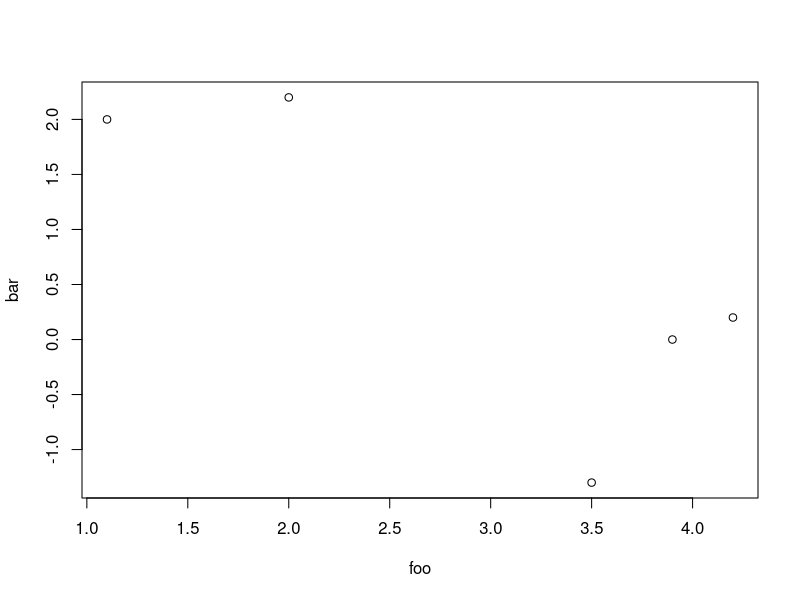
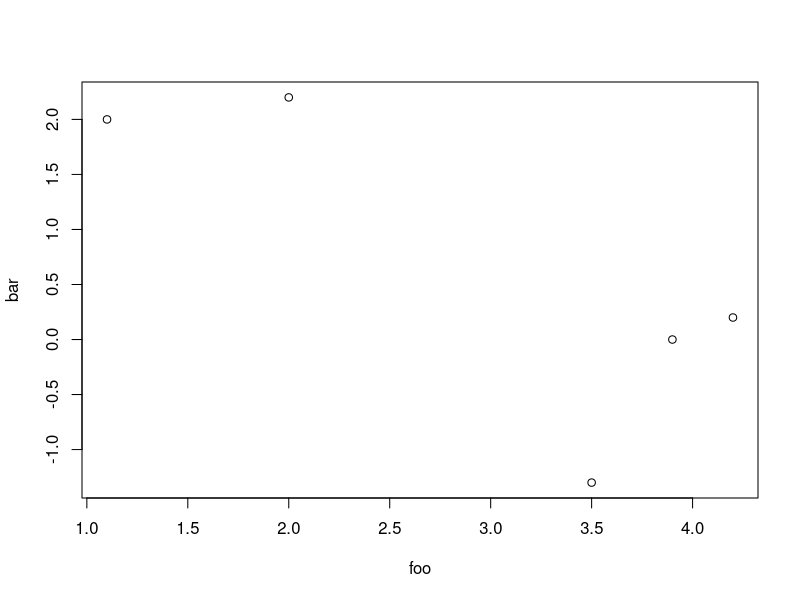
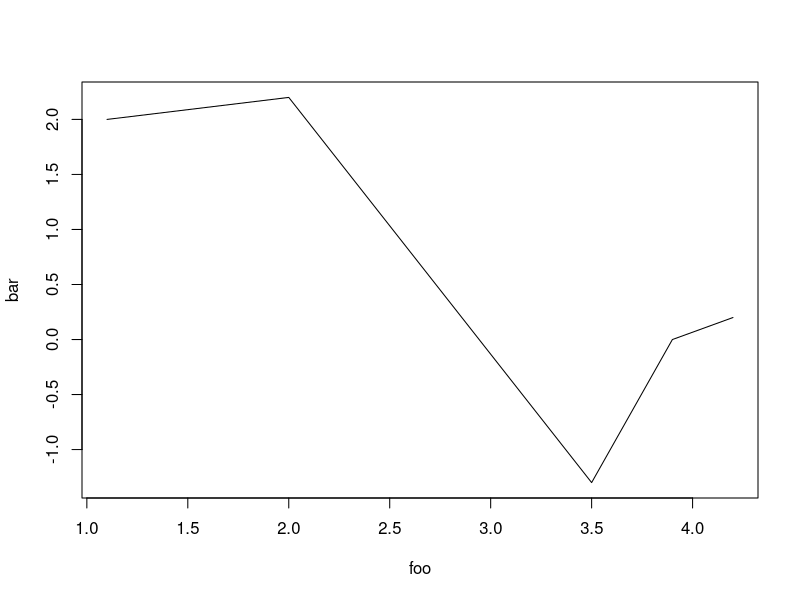
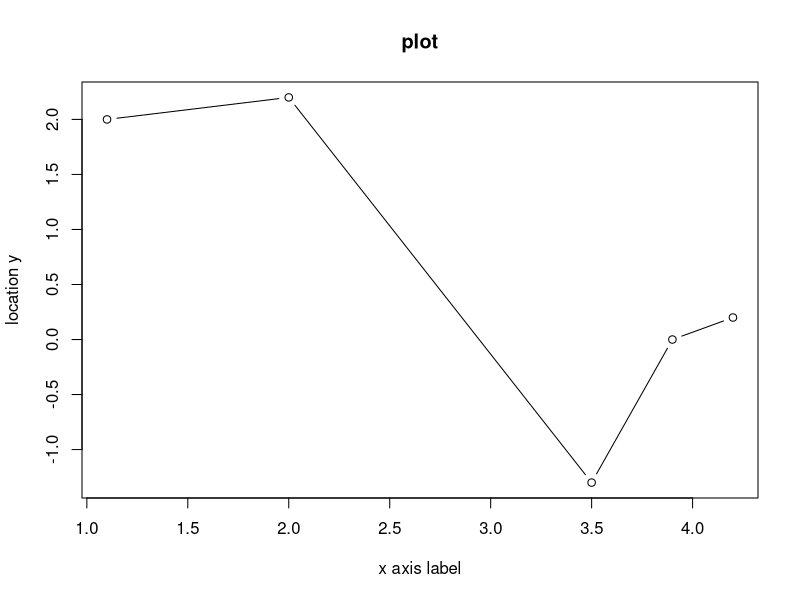
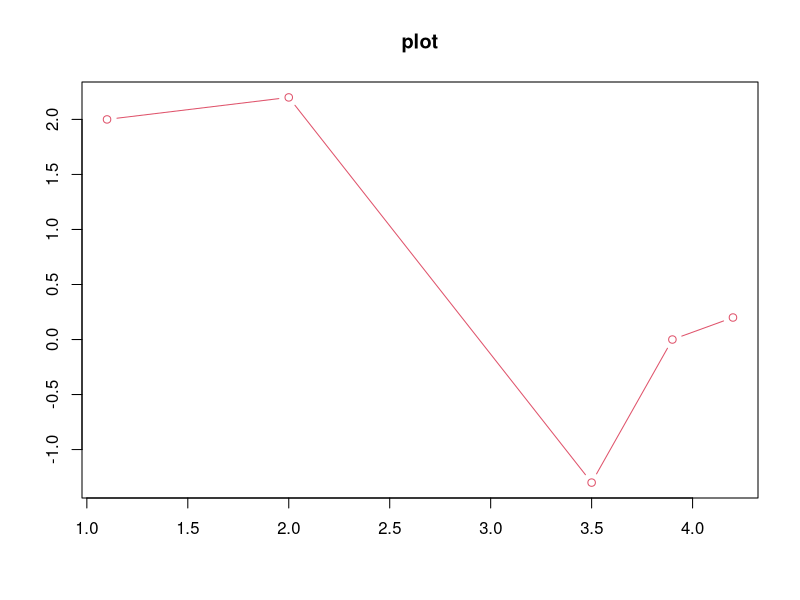

Here is the R script that generated these plots, in order: (Note: this script raises an error after producing the figures.)
foo = c(1.1, 2, 3.5, 3.9, 4.2)
bar = c(2,2.2,-1.3,0,0.2)
plot(foo, bar)


#The x and y locations don’t necessarily need to be specified as separate vectors

baz = cbind(foo,bar)
baz
plot(baz)


plot(foo,bar,type="l")

plot(foo,bar,type ="b",main = "plot" , xlab = "x axis label", ylab = "location y")


#Color

plot(foo, bar, type = "b" , main = "plot", xlab = "", ylab = "", col = 2)

R> plot(foo,bar,type="b",main="My lovely plot",xlab="",ylab="",col="seagreen4")
